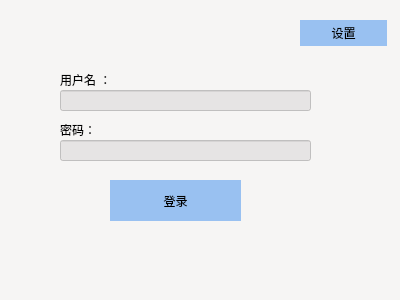
<?xml version="1.0" encoding="UTF-8"?>
<ui version="4.0">
 <class>LoginDialog</class>
 <widget class="QDialog" name="LoginDialog">
  <property name="geometry">
   <rect>
    <x>0</x>
    <y>0</y>
    <width>400</width>
    <height>300</height>
   </rect>
  </property>
  <property name="windowTitle">
   <string>IATalk</string>
  </property>
  <property name="styleSheet">
   <string notr="true">QDialog{	
	background-color: rgb(246, 245, 244);
}

QPushButton{
	border: 0px;
	background-color: rgb(153, 193, 241);
}
QLineEdit{
	
	background-color: rgba(220, 217, 217, 153);
}</string>
  </property>
  <widget class="QLabel" name="label">
   <property name="geometry">
    <rect>
     <x>60</x>
     <y>70</y>
     <width>67</width>
     <height>19</height>
    </rect>
   </property>
   <property name="text">
    <string>用户名 ：</string>
   </property>
  </widget>
  <widget class="QLineEdit" name="edit_user">
   <property name="geometry">
    <rect>
     <x>60</x>
     <y>90</y>
     <width>251</width>
     <height>21</height>
    </rect>
   </property>
  </widget>
  <widget class="QLabel" name="label_2">
   <property name="geometry">
    <rect>
     <x>60</x>
     <y>120</y>
     <width>67</width>
     <height>19</height>
    </rect>
   </property>
   <property name="text">
    <string>密码：</string>
   </property>
  </widget>
  <widget class="QLineEdit" name="edit_pwd">
   <property name="geometry">
    <rect>
     <x>60</x>
     <y>140</y>
     <width>251</width>
     <height>21</height>
    </rect>
   </property>
   <property name="inputMethodHints">
    <set>Qt::ImhHiddenText|Qt::ImhNoAutoUppercase|Qt::ImhNoPredictiveText|Qt::ImhSensitiveData</set>
   </property>
   <property name="text">
    <string/>
   </property>
   <property name="echoMode">
    <enum>QLineEdit::Password</enum>
   </property>
  </widget>
  <widget class="QPushButton" name="pushButton">
   <property name="geometry">
    <rect>
     <x>110</x>
     <y>180</y>
     <width>131</width>
     <height>41</height>
    </rect>
   </property>
   <property name="text">
    <string>登录</string>
   </property>
  </widget>
  <widget class="QPushButton" name="but_set">
   <property name="geometry">
    <rect>
     <x>300</x>
     <y>20</y>
     <width>87</width>
     <height>26</height>
    </rect>
   </property>
   <property name="text">
    <string>设置</string>
   </property>
  </widget>
 </widget>
 <resources/>
 <connections/>
</ui>
